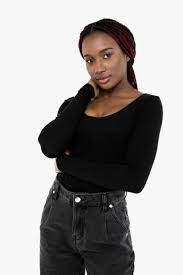
#> input picture Chokopay.jpg, 183 x 275 px, found by its file name
$ python CW_lesson_4.py
#> lines starting #> are read from the running program, lines starting #| are printed output that depends on the picture; after the words box and inside, x2 and y2 are one past the last pixel; in counts of white or black regions, pixels touching at a corner belong together
import cv2
import numpy as np
NG = cv2.imread('images/Chokopay.jpg')
#> NG is the input picture: shape (275, 183, 3); mean B, G, R 156.5, 157.8, 160.9

scale = 3
NG =  cv2.resize(NG, (NG.shape[1] * scale, NG.shape[0] * scale))
#> NG: shape (825, 549, 3)

NG_copy = NG.copy()

NG = cv2.cvtColor(NG, cv2.COLOR_BGR2GRAY) # перевели в градацію сірого
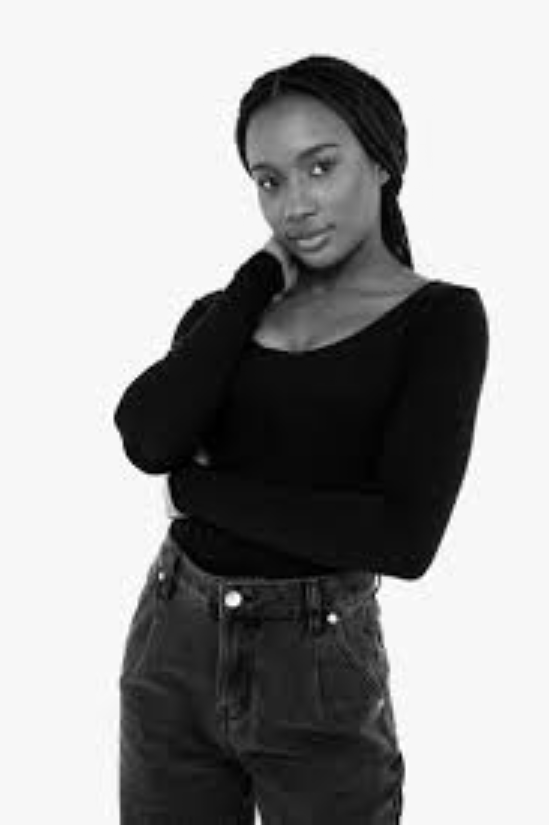
#> NG: shape (825, 549); min 0, max 255, mean 158.5
NG = cv2.GaussianBlur(NG, (1, 1), 0) #БЛЮР
NG = cv2.equalizeHist(NG)
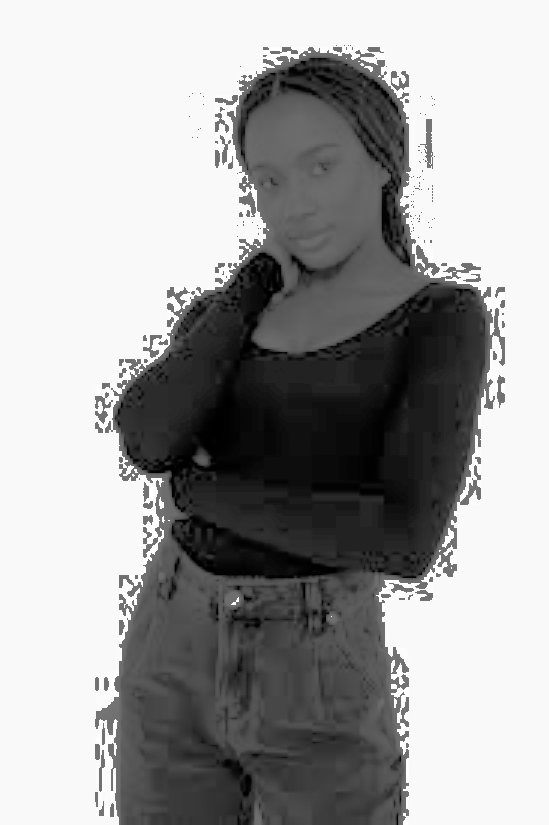
#> NG: shape (825, 549); min 0, max 255, mean 162.3

NG_edges = cv2.Canny(NG, 1, 1)# виявлення країв
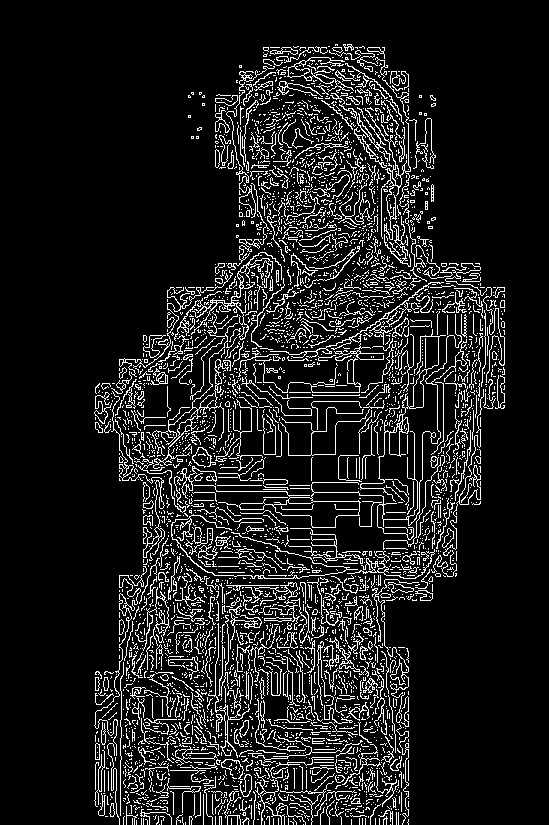
#> NG_edges: shape (825, 549); 11.2% white in thin lines or dots, all inside (x1, y1, x2, y2) = (94, 44, 505, 825)

countours, hierarchy = cv2.findContours(NG_edges, cv2.RETR_EXTERNAL, cv2.CHAIN_APPROX_SIMPLE)
#> countours = 3872 contours, 3755 with area under 20; largest, box (x1, y1, x2, y2) and area: (194, 314, 467, 540) 1813, (360, 329, 446, 502) 739, (270, 282, 444, 358) 350, (365, 57, 427, 282) 336, (174, 252, 282, 341) 334

for cunt in countours:
    area = cv2.contourArea(cunt)
    if area>100:
        x, y, w, h = cv2.boundingRect(cunt)

        cv2.drawContours(NG_copy,[cunt], -1, (0, 255, 0), 2)

        cv2.rectangle(NG_copy, (x, y), (x + w, y + h), (0, 255, 0), 2) #

        text_y = y - 10 if y - 10 > 20 else y + 10

        text = f'x:{x}, y:{y}, S:{int(area)}'
        cv2.putText(NG_copy, text,(x,text_y), cv2.FONT_HERSHEY_SIMPLEX, 0.5, (0, 255, 0), 2)
#> this loop made 3872 passes
#> (area, x, y, w, h, text_y, text) on passes 300, 1182, 1277, 1506, 1602, 1688, 1705, 1774, 1783, 1823, 1958, 2175: (135.5, 239, 774, 13, 23, 764, 'x:239, y:774, S:135'), (127.5, 329, 637, 31, 35, 627, 'x:329, y:637, S:127'), (120, 208, 623, 42, 135, 613, 'x:208, y:623, S:120'), (121.5, 388, 582, 26, 11, 572, 'x:388, y:582, S:121'), (150.5, 94, 566, 53, 190, 556, 'x:94, y:566, S:150'), (157, 347, 549, 88, 30, 539, 'x:347, y:549, S:157'), (110, 198, 545, 20, 15, 535, 'x:198, y:545, S:110'), (103, 442, 528, 12, 20, 518, 'x:442, y:528, S:103'), (104, 185, 527, 28, 28, 517, 'x:185, y:527, S:104'), (144.5, 171, 514, 187, 65, 504, 'x:171, y:514, S:144'), (163, 174, 466, 43, 36, 456, 'x:174, y:466, S:163'), (160.5, 153, 416, 44, 53, 406, 'x:153, y:416, S:160')
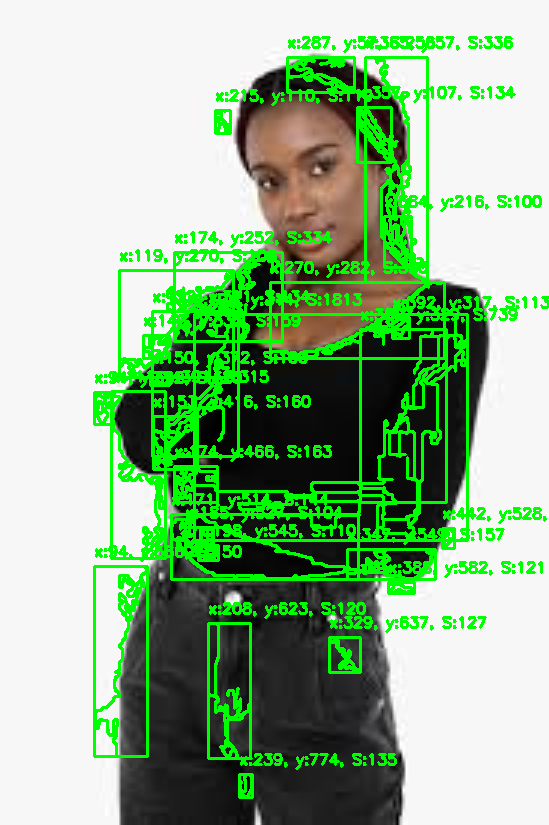
#> NG_copy: shape (825, 549, 3); mean B, G, R 143.2, 181.9, 146.8


cv2.imshow('NG', NG)
cv2.imshow('NG_copy', NG_copy)
cv2.waitKey(0)
cv2.destroyAllWindows()
